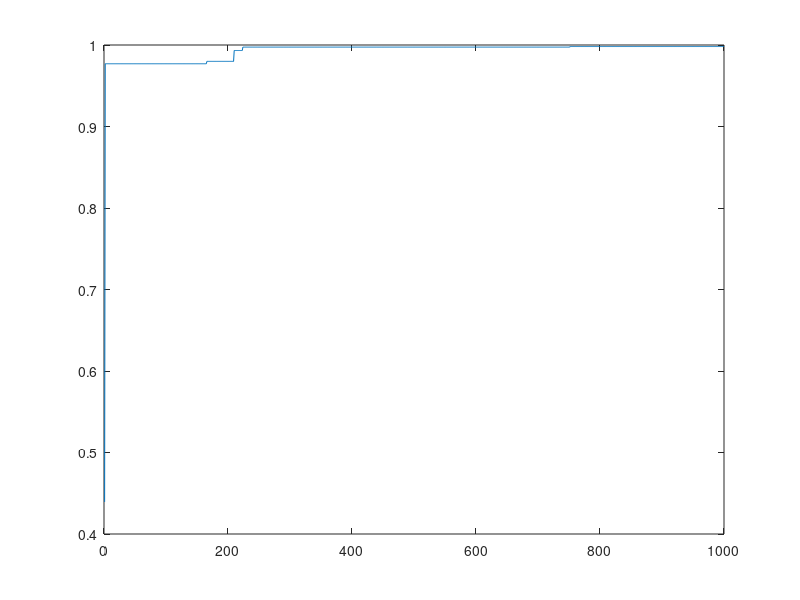

MATLAB code for this plot: (Note: this script raises an error after producing the figure.)
%% I Convergence presque sure vers une constante
%% 2
X=rand(1,1000);
M=zeros(1,1000);
M(1)=X(1);
for i=2:1000
M(i)=max(M(i-1),X(i));
end;
plot(M);
% M converge ps vers 1
%% II Loi des grands nombres
%% 1
X=runifd(5000,6);
S=cumsum(X);
S2=S./[1:5000]';
%% 2
plot(S2)
hold on;
m=3.5;
plot([0,5000],[m,m],'r');
hold off;
%% 3 
X=rand(1,5000);
S=cumsum(X);
S2=S./[1:5000];
plot(S2)
hold on;
m=0.5;
plot([0,5000],[m,m],'r');
hold off;

%% III Question 1-2-3-4
clf
U=rand(1,30);
E=(U<1/2);
V=cumsum(E./2.^[1:30]);
plot(V);
hold on
U=rand(1,30);
E=(U<1/2);
V=cumsum(E./2.^[1:30]);
plot(V,'r');
%% Question 5
for i=1:2000
U=rand(1,30);
E=(U<1/2);
W(i)=sum(E./2.^[1:30]);
end
plotrep(W) % Convergence vers une loi uniforme sur [0,1]
%% Question 6
clf
U=rand(1,30);
E=(U<1/2)+(-1)*(U>1/2);
V=cumsum(E./2.^[1:30]);
plot(V);
hold on
U=rand(1,30);
E=(U<1/2)+(-1)*(U>1/2);
V=cumsum(E./2.^[1:30]);
plot(V,'r');
clf
for i=1:2000
U=rand(1,30);
E=(U<1/2)+(-1)*(U>1/2);
W(i)=sum(E./2.^[1:30]);
end
plotrep(W)

%% IV Moivre Laplace
%% 2
clf;
P=MLaplace(90,0.8,[-3:0.1:3]);
P2=pnorm([-3:0.1:3]);
plot([-3:0.1:3],P); hold on; plot([-3:0.1:3],P2); hold off;
%% 3
clf;
P=MLaplace(1000,0.8,[-3:0.1:3]);
P2=pnorm([-3:0.1:3]);
plot([-3:0.1:3],P); hold on; plot([-3:0.1:3],P2);
%%
clf;
P=MLaplace(90,0.99,[-3:0.1:3]);
P2=pnorm([-3:0.1:3]);
plot([-3:0.1:3],P); hold on; plot([-3:0.1:3],P2);
